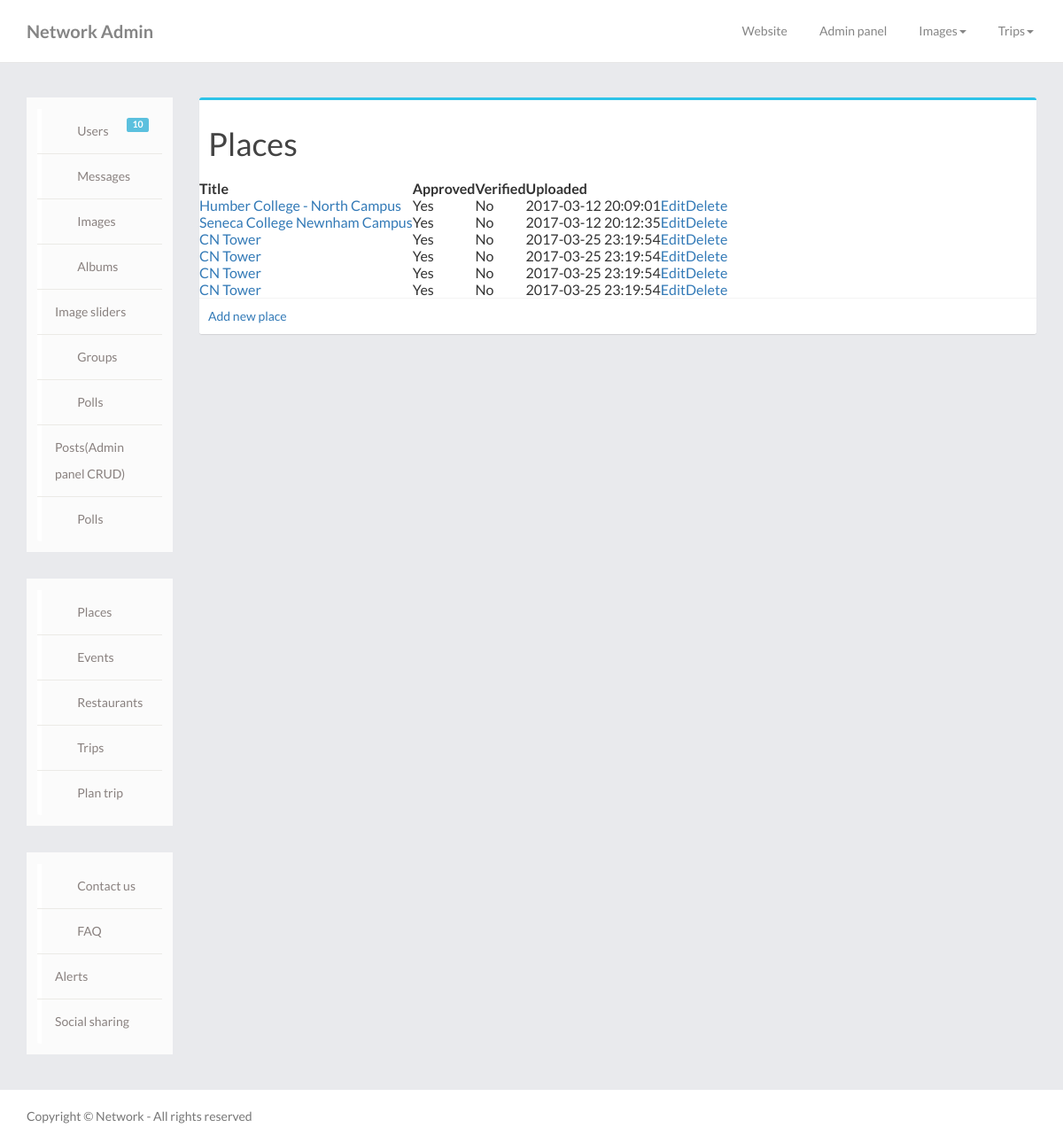
Screenshot of /admin.php?feature=places&action=viewlist with the database file from the repository.
### tables this page shows
CREATE TABLE `places` (
  `id` int(10) NOT NULL,
  `global_type` int(11) NOT NULL DEFAULT '1',
  `cat_id` int(10) NOT NULL,
  `title` varchar(255) NOT NULL,
  `image` varchar(255) DEFAULT NULL,
  `description` text NOT NULL,
  `contact` varchar(255) DEFAULT NULL,
  `address` varchar(255) NOT NULL,
  `lat` varchar(255) NOT NULL,
  `lng` varchar(255) NOT NULL,
  `working_hours` varchar(255) NOT NULL,
  `rating` varchar(255) NOT NULL DEFAULT '0',
  `posted_by` int(10) NOT NULL,
  `posted_date` datetime NOT NULL,
  `approved` int(11) NOT NULL DEFAULT '0',
  `verified` int(11) NOT NULL DEFAULT '0'
);

### features/places/models/place.php (called while the page is built, shortened)
<?php
class PlaceDAO
{
    private $db;
    public function __construct($db)
    {
        $this->db=$db;
    }
    public function getPlaces(){
        $query ="SELECT * FROM places";
        $pdostmt=$this->db->prepare($query);
        $pdostmt->execute();
        $places=$pdostmt->fetchAll(PDO::FETCH_CLASS,"Place");
        return $places;
    }
}
class Place implements JsonSerializable
{
    private $id;
    private $title;
    private $posted_date;
    private $approved=0;
    private $verified=0;
    public function getId()
    {
        return $this->id;
    }
    public function getTitle()
    {
        return $this->title;
    }
    public function getPosted()
    {
        return $this->posted_date;
    }
    public function getApproved()
    {
        return $this->approved;
    }
    public function getVerified()
    {
        return $this->verified;
    }
}

### features/places/admin_views/view_places.php (the view)
<div class="box">
	<h1 class="box-header">Places</h1>
    <table>
        <tr>
            <th>Title</th>
            <th>Approved</th>
            <th>Verified</th>
            <th>Uploaded</th>
            <th></th>
            <th></th>
        </tr>
        <?php $counter = 0; foreach ($places as $place) {?>
        <tr>
            <td>
                <a href='admin.php?feature=places&action=editplace&id=<?php echo($place->getId());?>'><?php echo(  $place->getTitle());?></a><br/>
            </td>
            <td>
                <?php echo $place->getApproved() ? "Yes":"No";?>
            </td>
            <td>
                <?php echo $place->getVerified()? "Yes":"No";?>
            </td>
            <td>
                <?php echo $place->getPosted();?>
            </td>
            <td>
                <a href='admin.php?feature=places&action=editplace&id=<?php echo($place->getId());?>'>Edit</a>
            </td>
            <td>
                <a href='admin.php?feature=places&action=deleteplace&id=<?php echo($place->getId());?>'>Delete</a>
            </td>
        </tr>
        <?php };?>
    </table>
    <div class="box-footer">
        <a href="admin.php?feature=places&action=addplace">Add new place</a>
    </div>
</div>

### css/timeline.css (style rules this page uses)
html { position: relative; min-height: 100%; }
body { font-family: Lato,"Helvetica Neue",Arial,Verdana,Tahoma,"Lucida Sans",FreeSans,"Lucida Sans Unicode","Luxi Sans",sans-serif; background: #e9eaed; overflow-x:hidden; }
.box { position: relative; border-radius: 3px; background: #ffffff; border-top: 3px solid #2dc3e8; margin-bottom: 20px; width: 100%; box-shadow: 0 1px 1px rgba(0,0,0,0.1); }
.box-header { color: #444; display: block; padding: 10px; position: relative; }
.box-footer { border-top-left-radius: 0; border-top-right-radius: 0; border-bottom-right-radius: 3px; border-bottom-left-radius: 3px; border-top: 1px solid #f4f4f4; padding: 10px; background-color: #fff; }
a, a:hover { text-decoration: none; }

### rows the page displays
places: title "Humber College - North Campus", approved "Yes", verified "No", posted_date "2017-03-12 20:09:01"
places: title "Seneca College Newnham Campus", approved "Yes", verified "No", posted_date "2017-03-12 20:12:35"
places: title "CN Tower", approved "Yes", verified "No", posted_date "2017-03-25 23:19:54"
places: title "CN Tower", approved "Yes", verified "No", posted_date "2017-03-25 23:19:54"
places: title "CN Tower", approved "Yes", verified "No", posted_date "2017-03-25 23:19:54"
places: title "CN Tower", approved "Yes", verified "No", posted_date "2017-03-25 23:19:54"
